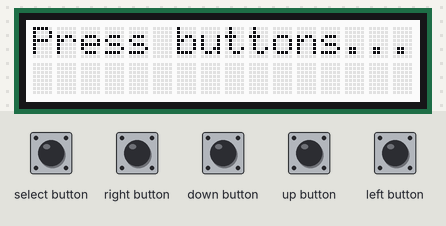
This program was run on a simulated Raspberry Pi (BCM pin numbers). On the bench: 16×2 character LCD. The inputs (shaded band) are chosen by the test bench; at power-on: down button, left button, right button, select button, up button HIGH. What the program prints to the terminal is not drawn.

Above: at 4.3 s.
4.4 s: select button pulled LOW for 0.15 s
At 5.6 s:
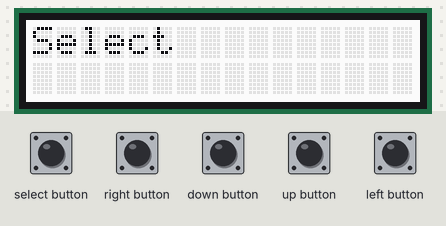
6.0 s: right button pulled LOW for 0.15 s
At 6.8 s:
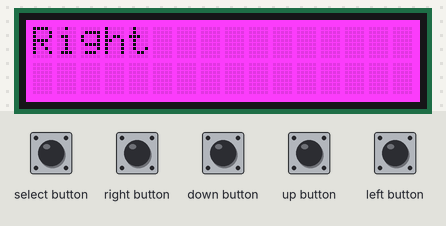
7.6 s: down button pulled LOW for 0.15 s
At 8.3 s:
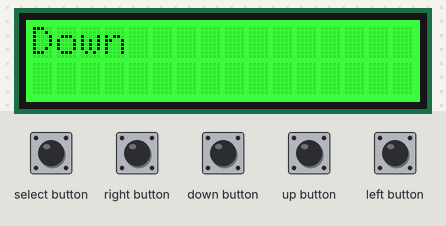
9.2 s: up button pulled LOW for 0.15 s
At 10.5 s:
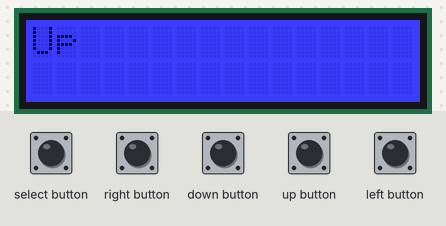
10.8 s: left button pulled LOW for 0.15 s
At 12.0 s:
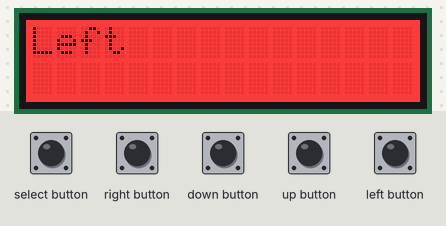
12.4 s: select button pulled LOW for 1 s
At 12.59 s:
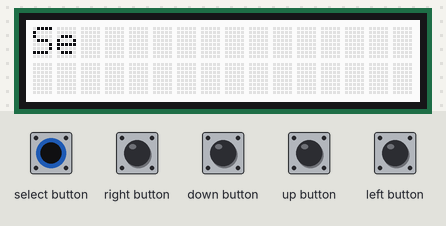
Timing chart, 0 to 15.4 s (numbered marks = the images above; inputs shaded):
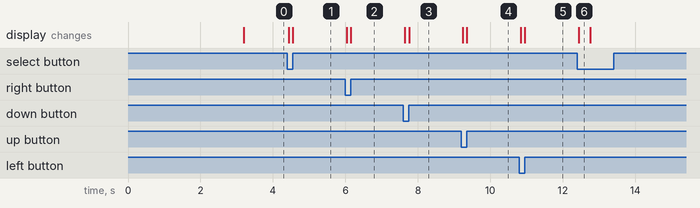

Measured:
- after the input at 4.4 s, the display: first changes at once (image 1 shows a later state)
- after the input at 6.0 s, the display: first changes at once (image 2 shows a later state)
- after the input at 7.6 s, the display: first changes at once (image 3 shows a later state)
- after the input at 9.2 s, the display: first changes at once (image 4 shows a later state)
- after the input at 10.8 s, the display: first changes at once (image 5 shows a later state)
- after the input at 12.4 s, the display: changes at once (image 6)

The program:

display.py
```python
#!/usr/bin/python
# Example using a character LCD plate.
import time
import Adafruit_CharLCD as LCD

# Initialize the LCD using the pins
lcd = LCD.Adafruit_CharLCDPlate()

# create some custom characters
lcd.create_char(1, [2, 3, 2, 2, 14, 30, 12, 0])
lcd.create_char(2, [0, 1, 3, 22, 28, 8, 0, 0])
lcd.create_char(3, [0, 14, 21, 23, 17, 14, 0, 0])
lcd.create_char(4, [31, 17, 10, 4, 10, 17, 31, 0])
lcd.create_char(5, [8, 12, 10, 9, 10, 12, 8, 0])
lcd.create_char(6, [2, 6, 10, 18, 10, 6, 2, 0])
lcd.create_char(7, [31, 17, 21, 21, 21, 21, 17, 31])

# Show some basic colors.
lcd.set_color(1.0, 1.0, 1.0)
lcd.clear()
lcd.message('WHITE \x07')
time.sleep(3.0)

# Show button state.
lcd.clear()
lcd.message('Press buttons...')

# Make list of button value, text, and backlight color.
buttons = ( (LCD.SELECT, 'Select', (1,1,1)),
            (LCD.LEFT,   'Left'  , (1,0,0)),
            (LCD.UP,     'Up'    , (0,0,1)),
            (LCD.DOWN,   'Down'  , (0,1,0)),
            (LCD.RIGHT,  'Right' , (1,0,1)) )

print('Press Ctrl-C to quit.')
while True:
	# Loop through each button and check if it is pressed.
	for button in buttons:
		if lcd.is_pressed(button[0]):
			# Button is pressed, change the message and backlight.
			lcd.clear()
			lcd.message(button[1])
			lcd.set_color(button[2][0], button[2][1], button[2][2])
```
